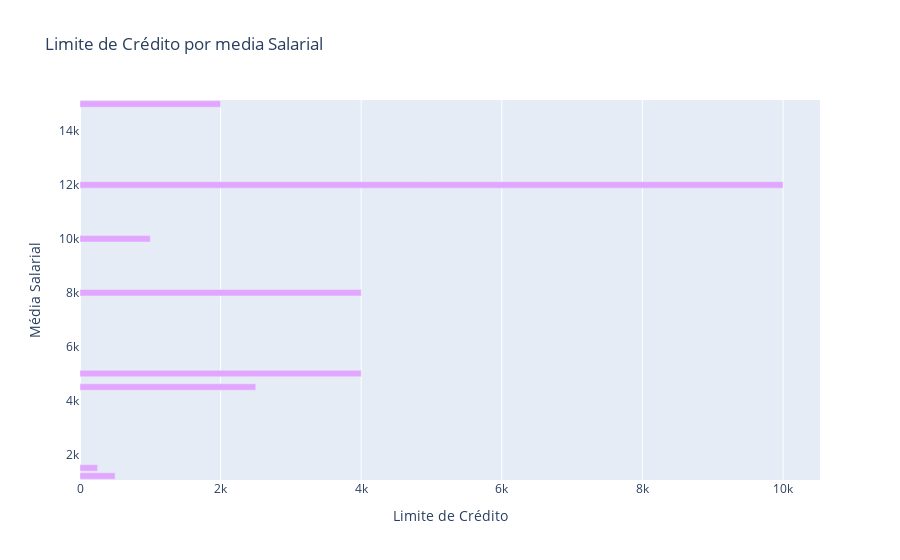

Write notebook code for a chart like this one.
### Markdown cell above
<h2><b>Aqui conseguimos analisar que um dos fatores para que o limite de crédito seja alto é a média salarial, que apesar de ser a maioria não são todas as pessoas que possuem salários altos e que também possuem limites de créditos maiores</b></h2>

### Code cell
#Primeiro vamos comparar o limite de crédito de cada faixa salárial para entender quais tem mais limite e quais tem menos
salario_profissao = df.groupby('Salário')['Limite_Credito'].mean().reset_index()

fig = px.bar(salario_profissao,x='Limite_Credito',y='Salário', orientation='h',
             title='Limite de Crédito por media Salarial',
             labels={'Limite_Credito': 'Limite de Crédito', 'Salário': 'Média Salarial'}, color_discrete_sequence=['#e2a6ff'])

fig.show()

### Figure 1 — Plotly figure (JSON) as saved in the notebook; plotly's stock layout.template omitted (floating-point values rounded to 4 significant figures)
{"data": [{"hovertemplate": "Limite de Crédito=%{x}<br>Média Salarial=%{y}<extra></extra>", "legendgroup": "", "marker": {"color": "#e2a6ff", "pattern": {"shape": ""}}, "name": "", "orientation": "h", "showlegend": false, "textposition": "auto", "type": "bar", "x": [500.0, 250.0, 2500.0, 4000.0, 4000.0, 1000.0, 10000.0, 2000.0], "xaxis": "x", "y": [1200, 1500, 4500, 5000, 8000, 10000, 12000, 15000], "yaxis": "y"}], "layout": {"barmode": "relative", "legend": {"tracegroupgap": 0}, "title": {"text": "Limite de Crédito por media Salarial"}, "xaxis": {"anchor": "y", "domain": [0, 1], "title": {"text": "Limite de Crédito"}}, "yaxis": {"anchor": "x", "domain": [0, 1], "title": {"text": "Média Salarial"}}}}
